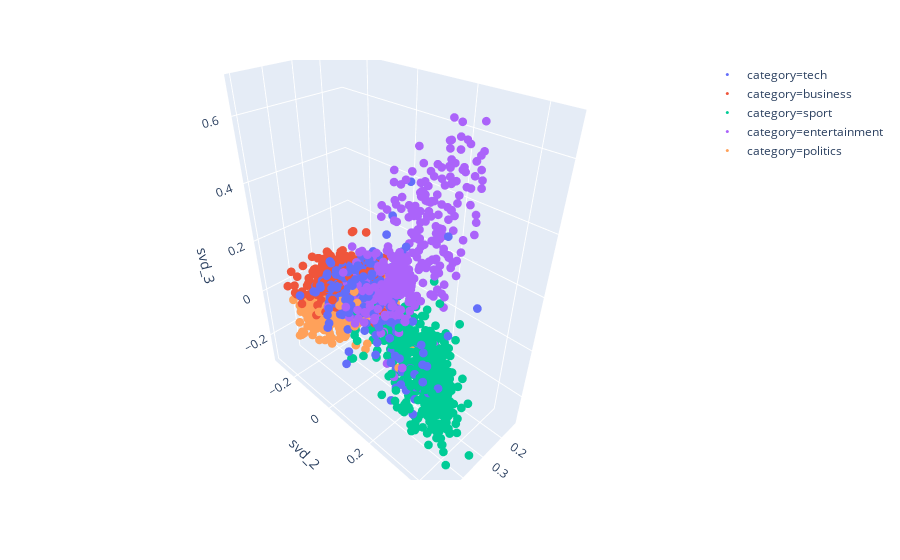

Here is the notebook cell this chart was saved with:
### Code cell
fig = px.scatter_3d(df, x='svd_1', y='svd_2', z='svd_3', color='category')
fig.update_traces(marker=dict(size=3))
fig.show()

### Figure 1 — Plotly figure (JSON) as saved in the notebook; plotly's stock layout.template omitted (floating-point values rounded to 4 significant figures; data arrays with more than 128 entries replaced by an {"elided": "..."} marker saying what was removed)
{"data": [{"hoverlabel": {"namelength": 0}, "hovertemplate": "category=tech<br>svd_1=%{x}<br>svd_2=%{y}<br>svd_3=%{z}", "legendgroup": "category=tech", "marker": {"color": "#636efa", "size": 3, "symbol": "circle"}, "mode": "markers", "name": "category=tech", "scene": "scene", "showlegend": true, "type": "scatter3d", "x": {"elided": "401 float values"}, "y": {"elided": "401 float values"}, "z": {"elided": "401 float values"}}, {"hoverlabel": {"namelength": 0}, "hovertemplate": "category=business<br>svd_1=%{x}<br>svd_2=%{y}<br>svd_3=%{z}", "legendgroup": "category=business", "marker": {"color": "#EF553B", "size": 3, "symbol": "circle"}, "mode": "markers", "name": "category=business", "scene": "scene", "showlegend": true, "type": "scatter3d", "x": {"elided": "510 float values"}, "y": {"elided": "510 float values"}, "z": {"elided": "510 float values"}}, {"hoverlabel": {"namelength": 0}, "hovertemplate": "category=sport<br>svd_1=%{x}<br>svd_2=%{y}<br>svd_3=%{z}", "legendgroup": "category=sport", "marker": {"color": "#00cc96", "size": 3, "symbol": "circle"}, "mode": "markers", "name": "category=sport", "scene": "scene", "showlegend": true, "type": "scatter3d", "x": {"elided": "511 float values"}, "y": {"elided": "511 float values"}, "z": {"elided": "511 float values"}}, {"hoverlabel": {"namelength": 0}, "hovertemplate": "category=entertainment<br>svd_1=%{x}<br>svd_2=%{y}<br>svd_3=%{z}", "legendgroup": "category=entertainment", "marker": {"color": "#ab63fa", "size": 3, "symbol": "circle"}, "mode": "markers", "name": "category=entertainment", "scene": "scene", "showlegend": true, "type": "scatter3d", "x": {"elided": "386 float values"}, "y": {"elided": "386 float values"}, "z": {"elided": "386 float values"}}, {"hoverlabel": {"namelength": 0}, "hovertemplate": "category=politics<br>svd_1=%{x}<br>svd_2=%{y}<br>svd_3=%{z}", "legendgroup": "category=politics", "marker": {"color": "#FFA15A", "size": 3, "symbol": "circle"}, "mode": "markers", "name": "category=politics", "scene": "scene", "showlegend": true, "type": "scatter3d", "x": {"elided": "417 float values"}, "y": {"elided": "417 float values"}, "z": {"elided": "417 float values"}}], "layout": {"legend": {"tracegroupgap": 0}, "margin": {"t": 60}, "scene": {"domain": {"x": [0, 1], "y": [0, 1]}, "xaxis": {"title": {"text": "svd_1"}}, "yaxis": {"title": {"text": "svd_2"}}, "zaxis": {"title": {"text": "svd_3"}}}}}
